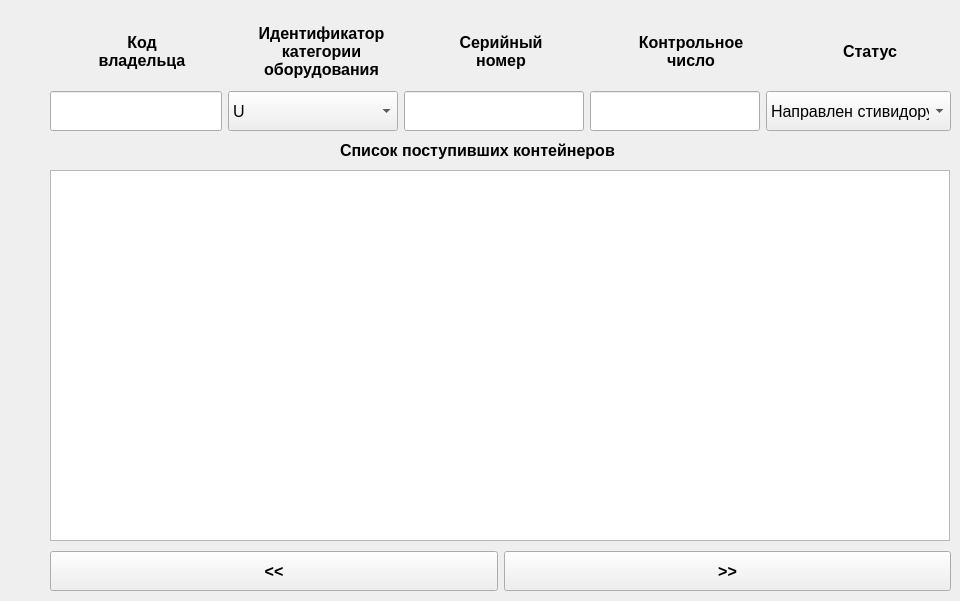
    <widget class="QWidget" name="tab">
     <attribute name="title">
      <string>Список контейнеров</string>
     </attribute>
     <widget class="QTableView" name="case_table">
      <property name="geometry">
       <rect>
        <x>50</x>
        <y>170</y>
        <width>900</width>
        <height>371</height>
       </rect>
      </property>
      <property name="font">
       <font>
        <pointsize>12</pointsize>
       </font>
      </property>
      <property name="sortingEnabled">
       <bool>true</bool>
      </property>
      <attribute name="horizontalHeaderCascadingSectionResizes">
       <bool>false</bool>
      </attribute>
      <attribute name="horizontalHeaderDefaultSectionSize">
       <number>179</number>
      </attribute>
     </widget>
     <widget class="QWidget" name="gridLayoutWidget_3">
      <property name="geometry">
       <rect>
        <x>50</x>
        <y>10</y>
        <width>901</width>
        <height>83</height>
       </rect>
      </property>
      <layout class="QGridLayout" name="gridLayout_3">
       <item row="0" column="4">
        <widget class="QLabel" name="number_filter_label">
         <property name="minimumSize">
          <size>
           <width>184</width>
           <height>80</height>
          </size>
         </property>
         <property name="font">
          <font>
           <pointsize>12</pointsize>
           <bold>true</bold>
          </font>
         </property>
         <property name="text">
          <string>Контрольное
число</string>
         </property>
         <property name="alignment">
          <set>Qt::AlignmentFlag::AlignCenter</set>
         </property>
        </widget>
       </item>
       <item row="0" column="5">
        <widget class="QLabel" name="status_filter_label">
         <property name="minimumSize">
          <size>
           <width>150</width>
           <height>80</height>
          </size>
         </property>
         <property name="font">
          <font>
           <pointsize>12</pointsize>
           <bold>true</bold>
          </font>
         </property>
         <property name="text">
          <string>Статус</string>
         </property>
         <property name="alignment">
          <set>Qt::AlignmentFlag::AlignCenter</set>
         </property>
        </widget>
       </item>
       <item row="0" column="1">
        <widget class="QLabel" name="rig_filter_label">
         <property name="minimumSize">
          <size>
           <width>155</width>
           <height>80</height>
          </size>
         </property>
         <property name="font">
          <font>
           <pointsize>12</pointsize>
           <bold>true</bold>
          </font>
         </property>
         <property name="text">
          <string>Идентификатор
категории
оборудования</string>
         </property>
         <property name="alignment">
          <set>Qt::AlignmentFlag::AlignCenter</set>
         </property>
        </widget>
       </item>
       <item row="0" column="0">
        <widget class="QLabel" name="code_filter_label">
         <property name="minimumSize">
          <size>
           <width>184</width>
           <height>80</height>
          </size>
         </property>
         <property name="font">
          <font>
           <pointsize>12</pointsize>
           <bold>true</bold>
          </font>
         </property>
         <property name="text">
          <string>Код
владельца</string>
         </property>
         <property name="alignment">
          <set>Qt::AlignmentFlag::AlignCenter</set>
         </property>
        </widget>
       </item>
       <item row="0" column="3">
        <widget class="QLabel" name="item_filter_label">
         <property name="minimumSize">
          <size>
           <width>184</width>
           <height>80</height>
          </size>
         </property>
         <property name="font">
          <font>
           <pointsize>12</pointsize>
           <bold>true</bold>
          </font>
         </property>
         <property name="text">
          <string>Серийный
номер</string>
         </property>
         <property name="alignment">
          <set>Qt::AlignmentFlag::AlignCenter</set>
         </property>
        </widget>
       </item>
      </layout>
     </widget>
     <widget class="QWidget" name="horizontalLayoutWidget_8">
      <property name="geometry">
       <rect>
        <x>50</x>
        <y>550</y>
        <width>901</width>
        <height>42</height>
       </rect>
      </property>
      <layout class="QHBoxLayout" name="horizontalLayout_130">
       <item>
        <widget class="QPushButton" name="left_button">
         <property name="minimumSize">
          <size>
           <width>0</width>
           <height>40</height>
          </size>
         </property>
         <property name="font">
          <font>
           <pointsize>12</pointsize>
           <bold>true</bold>
          </font>
         </property>
         <property name="text">
          <string>&lt;&lt;</string>
         </property>
        </widget>
       </item>
       <item>
        <widget class="QPushButton" name="right_button">
         <property name="minimumSize">
          <size>
           <width>0</width>
           <height>40</height>
          </size>
         </property>
         <property name="font">
          <font>
           <pointsize>12</pointsize>
           <bold>true</bold>
          </font>
         </property>
         <property name="text">
          <string>&gt;&gt;</string>
         </property>
        </widget>
       </item>
      </layout>
     </widget>
     <widget class="QLabel" name="case_table_title_label">
      <property name="geometry">
       <rect>
        <x>340</x>
        <y>130</y>
        <width>341</width>
        <height>40</height>
       </rect>
      </property>
      <property name="minimumSize">
       <size>
        <width>0</width>
        <height>40</height>
       </size>
      </property>
      <property name="font">
       <font>
        <pointsize>12</pointsize>
        <bold>true</bold>
       </font>
      </property>
      <property name="text">
       <string>Список поступивших контейнеров</string>
      </property>
     </widget>
     <widget class="QWidget" name="horizontalLayoutWidget_5">
      <property name="geometry">
       <rect>
        <x>50</x>
        <y>90</y>
        <width>901</width>
        <height>42</height>
       </rect>
      </property>
      <layout class="QHBoxLayout" name="horizontalLayout_33">
       <item>
        <widget class="QLineEdit" name="code_filter_edit">
         <property name="sizePolicy">
          <sizepolicy hsizetype="Fixed" vsizetype="Fixed">
           <horstretch>0</horstretch>
           <verstretch>0</verstretch>
          </sizepolicy>
         </property>
         <property name="minimumSize">
          <size>
           <width>172</width>
           <height>40</height>
          </size>
         </property>
         <property name="font">
          <font>
           <pointsize>12</pointsize>
          </font>
         </property>
        </widget>
       </item>
       <item>
        <widget class="QComboBox" name="rig_filter_box">
         <property name="minimumSize">
          <size>
           <width>170</width>
           <height>40</height>
          </size>
         </property>
         <property name="font">
          <font>
           <pointsize>12</pointsize>
          </font>
         </property>
         <item>
          <property name="text">
           <string>U</string>
          </property>
         </item>
         <item>
          <property name="text">
           <string>Z</string>
          </property>
         </item>
         <item>
          <property name="text">
           <string>R</string>
          </property>
         </item>
         <item>
          <property name="text">
           <string>J</string>
          </property>
         </item>
        </widget>
       </item>
       <item>
        <widget class="QLineEdit" name="item_filter_edit">
         <property name="sizePolicy">
          <sizepolicy hsizetype="Fixed" vsizetype="Fixed">
           <horstretch>0</horstretch>
           <verstretch>0</verstretch>
          </sizepolicy>
         </property>
         <property name="minimumSize">
          <size>
           <width>180</width>
           <height>40</height>
          </size>
         </property>
         <property name="font">
          <font>
           <pointsize>12</pointsize>
          </font>
         </property>
        </widget>
       </item>
       <item>
        <widget class="QLineEdit" name="number_filter_edit">
         <property name="sizePolicy">
          <sizepolicy hsizetype="Fixed" vsizetype="Fixed">
           <horstretch>0</horstretch>
           <verstretch>0</verstretch>
          </sizepolicy>
         </property>
         <property name="minimumSize">
          <size>
           <width>170</width>
           <height>40</height>
          </size>
         </property>
         <property name="font">
          <font>
           <pointsize>12</pointsize>
          </font>
         </property>
        </widget>
       </item>
       <item>
        <widget class="QComboBox" name="status_filter_box">
         <property name="minimumSize">
          <size>
           <width>155</width>
           <height>40</height>
          </size>
         </property>
         <property name="font">
          <font>
           <pointsize>12</pointsize>
          </font>
         </property>
         <item>
          <property name="text">
           <string>Направлен стивидору</string>
          </property>
         </item>
         <item>
          <property name="text">
           <string>Обрабатывается стивидором</string>
          </property>
         </item>
        </widget>
       </item>
      </layout>
     </widget>
    </widget>
